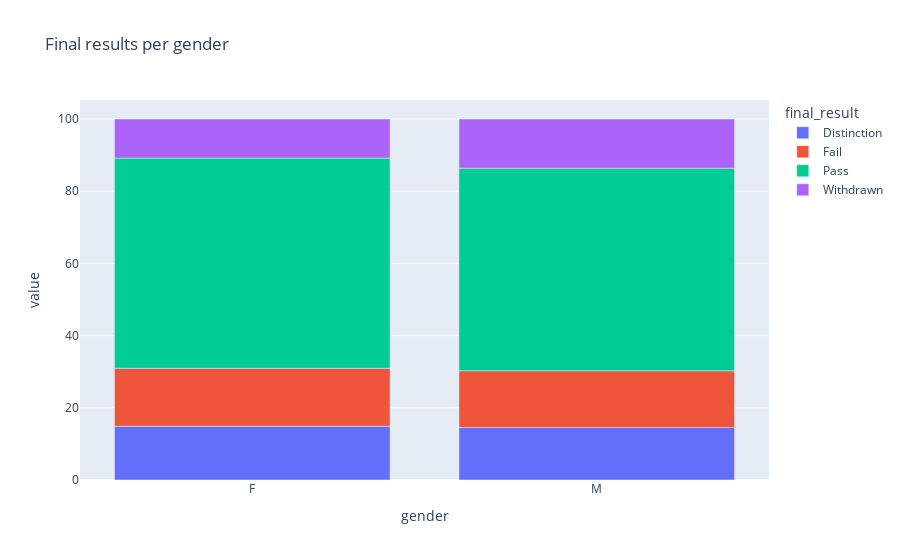

The code cell stored with this chart in its notebook:
### Code cell
final_results_per_gender = student_assessments_info[student_assessments_info['gender']!='Unknown'].groupby(['gender', 'final_result']).size().unstack()

# convert numbers to percentages
final_results_per_gender = round(final_results_per_gender.div(final_results_per_gender.sum(axis=1), axis=0), 4) * 100
fig = px.bar(final_results_per_gender, title="Final results per gender")
fig.show()

### Figure 1 — Plotly figure (JSON) as saved in the notebook; plotly's stock layout.template omitted (floating-point values rounded to 4 significant figures)
{"data": [{"alignmentgroup": "True", "hovertemplate": "final_result=Distinction<br>gender=%{x}<br>value=%{y}<extra></extra>", "legendgroup": "Distinction", "marker": {"color": "#636efa", "pattern": {"shape": ""}}, "name": "Distinction", "offsetgroup": "Distinction", "orientation": "v", "showlegend": true, "textposition": "auto", "type": "bar", "x": ["F", "M"], "xaxis": "x", "y": [14.88, 14.54], "yaxis": "y"}, {"alignmentgroup": "True", "hovertemplate": "final_result=Fail<br>gender=%{x}<br>value=%{y}<extra></extra>", "legendgroup": "Fail", "marker": {"color": "#EF553B", "pattern": {"shape": ""}}, "name": "Fail", "offsetgroup": "Fail", "orientation": "v", "showlegend": true, "textposition": "auto", "type": "bar", "x": ["F", "M"], "xaxis": "x", "y": [16.07, 15.72], "yaxis": "y"}, {"alignmentgroup": "True", "hovertemplate": "final_result=Pass<br>gender=%{x}<br>value=%{y}<extra></extra>", "legendgroup": "Pass", "marker": {"color": "#00cc96", "pattern": {"shape": ""}}, "name": "Pass", "offsetgroup": "Pass", "orientation": "v", "showlegend": true, "textposition": "auto", "type": "bar", "x": ["F", "M"], "xaxis": "x", "y": [58.22, 56.12], "yaxis": "y"}, {"alignmentgroup": "True", "hovertemplate": "final_result=Withdrawn<br>gender=%{x}<br>value=%{y}<extra></extra>", "legendgroup": "Withdrawn", "marker": {"color": "#ab63fa", "pattern": {"shape": ""}}, "name": "Withdrawn", "offsetgroup": "Withdrawn", "orientation": "v", "showlegend": true, "textposition": "auto", "type": "bar", "x": ["F", "M"], "xaxis": "x", "y": [10.82, 13.62], "yaxis": "y"}], "layout": {"barmode": "relative", "legend": {"title": {"text": "final_result"}, "tracegroupgap": 0}, "title": {"text": "Final results per gender"}, "xaxis": {"anchor": "y", "domain": [0, 1], "title": {"text": "gender"}}, "yaxis": {"anchor": "x", "domain": [0, 1], "title": {"text": "value"}}}}
